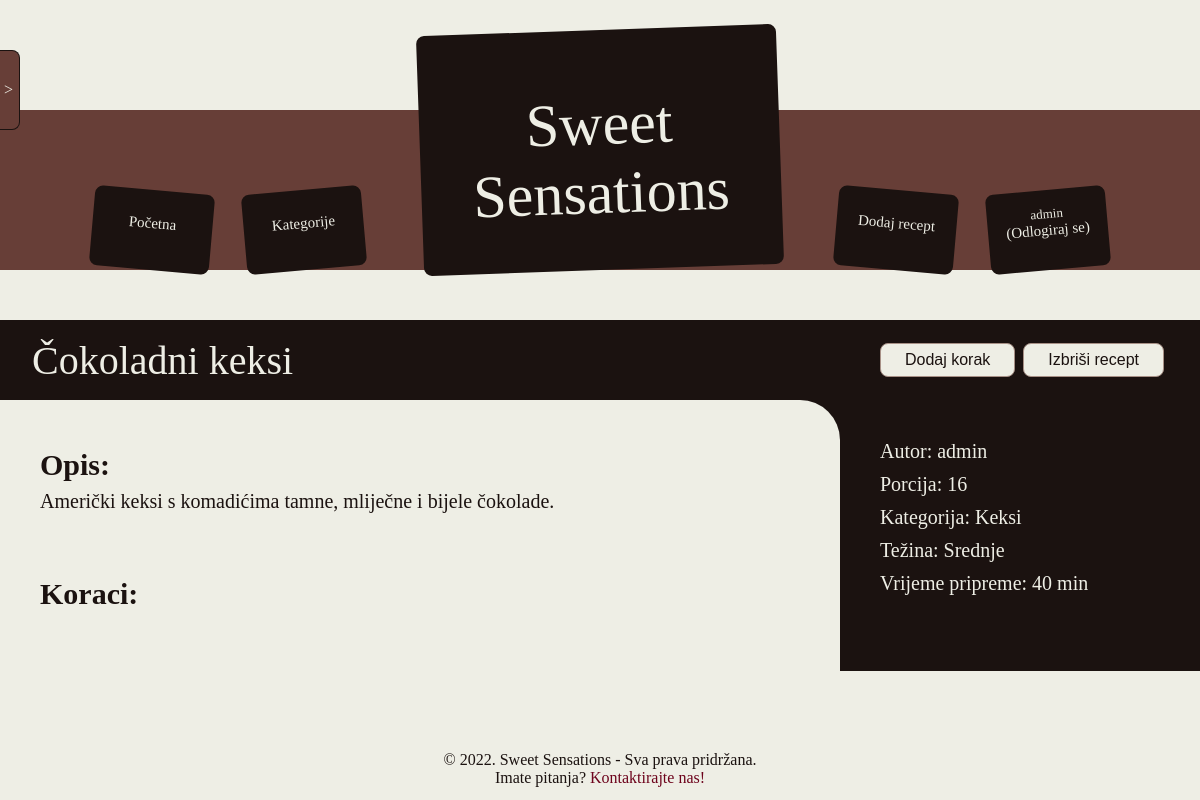
The app's page /recipe.php?id=3 (signed in) with its own data.
### tables this page shows
create table Recipes
(
    id int auto_increment primary key,
    created_by_user_id int not null references Users(id),
    title varchar(64) not null,
    category_id int not null references Categories(id),
    description varchar(1024) not null,
    preparation_time_minutes int not null,
    preparation_difficulty_id int not null references Preparation_Difficulties(id),
    number_of_servings int not null
);

create table Users
(
	id int auto_increment primary key,
	username varchar(64) not null unique,
	password_hash varchar(256) not null,  
	is_admin bit not null
);

create table Categories
(
    id int auto_increment primary key,
    name varchar(64) not null,
    image_url varchar(64) not null
);

create table Preparation_Difficulties (
    id int auto_increment primary key,
    name varchar(64) not null
);

### src/database/RecipeDataSource.php (called while the page is built, shortened)
<?php
class RecipeDataSource
{
    private mysqli $con;
    public function __construct(mysqli $con)
    {
        $this->con = $con;
    }
    public function get_recipe($id): array|null
    {
        $recipe_row = null;
        $query = QUERY . ' WHERE Recipes.id = ?';
        $stmt = $this->con->prepare($query);
        $stmt->bind_param('i', $id);
        $stmt->execute();
        $result = $stmt->get_result();
        if ($result->num_rows > 0) {
            $recipe_row = $result->fetch_array();
        }
        return $recipe_row;
    }
}

### src/utils/session.php (called while the page is built, shortened)
<?php
function get_session_user_id() {
    return $_SESSION['userId'] ?? null;
}
function is_session_admin() {
    return $_SESSION['isAdmin'] ?? null;
}
function can_edit_recipe($recipe): bool
{
    return is_session_admin() || get_session_user_id() === $recipe['created_by_user_id'];
}

### src/recipe.php (the view, shortened to what this page needs)
<?php
include('database/RecipeDataSource.php');
include('utils/page.php');
$recipeId = $_GET['id'];
$con = connect_to_database();
$recipes = new RecipeDataSource($con);
$recipe = $recipes->get_recipe($recipeId);
$recipeTitle = htmlspecialchars($recipe['title']);
include('partials/header.php');
include ('partials/side-menu.php');
echo "
<div class='layout'>
  <div class='recipe-display'>
    <div class='recipe-display-header'>";
    echo "
      <div class='flex-grow-1'>{$recipeTitle}</div>";
    if (can_edit_recipe($recipe)) {
        echo "
        <a class='button' href='add-step.php?recipeId={$recipeId}'>Dodaj korak</a>
        <form class='form-small' action='delete-recipe.php' method='post'>
            <input type='hidden' value='{$recipe['id']}' name='id'>
            <input class='button' type='submit' value='Izbriši recept'>
          </form>
        ";
    }
echo "
    </div>
    <div class='recipe-display-body'>
      <div class='recipe-display-contents'>
        <h2> Opis: </h2>";
    $recipeDescription = htmlspecialchars($recipe['description']);
echo "
        <div class='recipe-display-info-field'>{$recipeDescription}</div>
        <br>
        <br>
        <h2> Koraci: </h2>
        <ol>";
    echo "
        </ol>
      </div>
      <div class='recipe-display-info'>
        <div class='recipe-display-info-field'> Autor: {$recipe['creator_username']} </div>
        <div class='recipe-display-info-field'> Porcija: {$recipe['number_of_servings']} </div>
        <div class='recipe-display-info-field'> Kategorija: {$recipe['category']} </div>
        <div class='recipe-display-info-field'> Težina: {$recipe['difficulty']} </div>
        <div class='recipe-display-info-field'> Vrijeme pripreme: ";
        $minutes = $recipe['preparation_time_minutes'] % 60;
        echo "$minutes min </div >
      </div>
    </div>
  </div>
</div>
";
include('partials/footer.php');

### src/static/style.css (style rules this page uses)
* { --var-color-white: #eeeee5; --var-color-light-brown: #a79086; --var-color-brown: #673e37; --var-color-dark-brown: #1b1210; --var-color-cherry: #6d031c; box-sizing: border-box; }
body { padding: 0; margin: 0; background-color: var(--var-color-white); }
a { text-decoration: none; color: var(--var-color-cherry); }
.layout { display: flex; flex-wrap: wrap; justify-content: center; }
.recipe-display { background-color: var(--var-color-dark-brown); width: 100%; }
.recipe-display-header { width: 100%; height: 80px; color: var(--var-color-white); text-align: left; padding: 16px 32px; font-size: 40px; display: flex; justify-content: space-between; align-items: center; }
.recipe-display-body { width: 100%; display: flex; font-size: 20px; }
.recipe-display-contents { background-color: var(--var-color-white); color: var(--var-color-dark-brown); border-top-right-radius: 40px; width: 70%; padding: 40px; }
.recipe-display-info { width: 30%; color: var(--var-color-white); padding: 40px; }
.recipe-display-info-field { margin-bottom: 10px; }
.flex-grow-1 { flex-grow: 1; }
.form-small { display: flex; align-items: center; }
.button { border: 1px solid var(--var-color-light-brown); border-radius: 8px; padding: 8px 24px; background-color: var(--var-color-white); color: var(--var-color-dark-brown); height: min-content; font-size: 16px; flex-grow: 0; margin: 0 4px; line-height: 16px; font-family: Tahoma, sans-serif; white-space: nowrap; }
h1, h2, h3, h4, h5 { margin: 8px 0; }

### records on screen
recipes: title "Čokoladni keksi", description "Američki keksi s komadićima tamne, mliječne i bijele čokolade.", created_by_user.username "admin", number_of_servings "16", category.name "Keksi", preparation_difficulty.name "Srednje", preparation_time_minutes "40"

### other values on screen
$username "admin"
